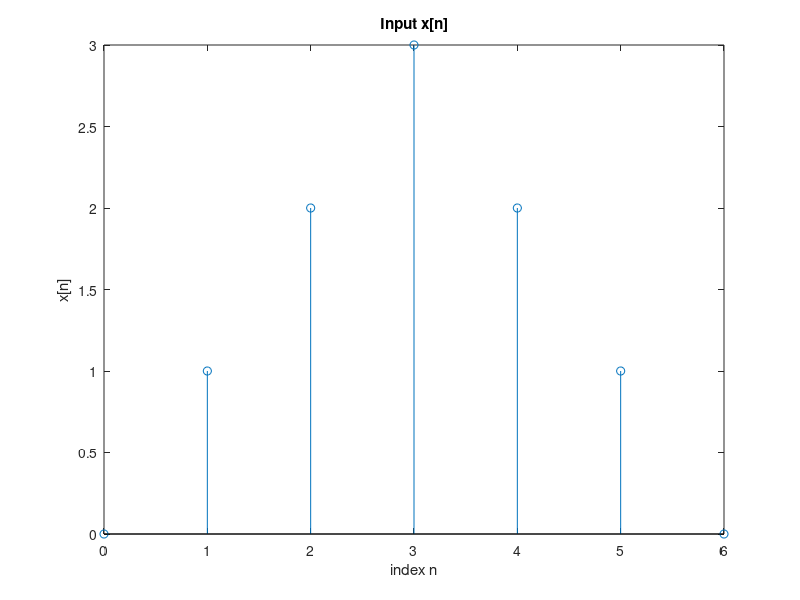

Here is the MATLAB script that generated this plot: (Note: this script raises an error after producing the figure.)
% Code from Kevin Zhang (400319666) for Casuality 

%Test Case 1
 
%sets up the discrete steps (n) and the inputs (x)
n1 = 0:6;
x1 = [0,1,2,3,2,1,0];
 
%creates the plot from the input and the discrete steps. also sets up the x
%and y axis titles
figure
stem(n1,x1)
title('Input x[n]')
xlabel('index n')
ylabel('x[n]')
 
%inputs the inputs(x) into the system and assign it to output(y)
y1 = system3(n1,x1);
 
%Plots the output values
figure
stem(n1,y1)
title('Output y[n]')
xlabel('index n')
ylabel('y[n]')


%%

%Test Case 2

%sets up the discrete steps (n) and the inputs (x)
n2 = -5:5;
x2 = [0,4,-1,-3,-5,-2,3,1,1,1,2];

%creates the plot from the input and the discrete steps. also sets up the x
%and y axis titles
figure
stem(n2,x2)
title('Input x[n]')
xlabel('index n')
ylabel('x[n]')

%inputs the inputs(x) into the system and assign it to output(y)
y2 = system3(n2,x2);

%Plots the output values
figure
stem(n2,y2)
title('Output y[n]')
xlabel('index n')
ylabel('y[n]')

%%
%Test Case 3

%sets up the discrete steps (n) and the inputs (x)
n3 = -6:6;
x3 = [0, 0, 0, 0, 0, 0, 2, 1, 3, 2, 2, 2, 2];

%creates the plot from the input and the discrete steps. also sets up the x
%and y axis titles
figure
stem(n3,x3)
title('Input x[n]')
xlabel('index n')
ylabel('x[n]')

%inputs the inputs(x) into the system and assign it to output(y)
y3 = system3(n3,x3);

%Plots the output values
figure
stem(n3,y3)
title('Output y[n]')
xlabel('index n')
ylabel('y[n]')


